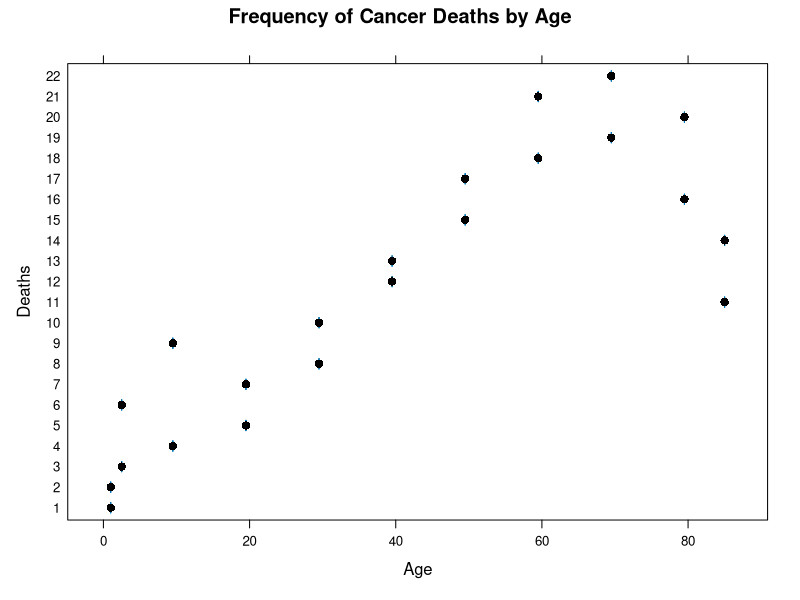
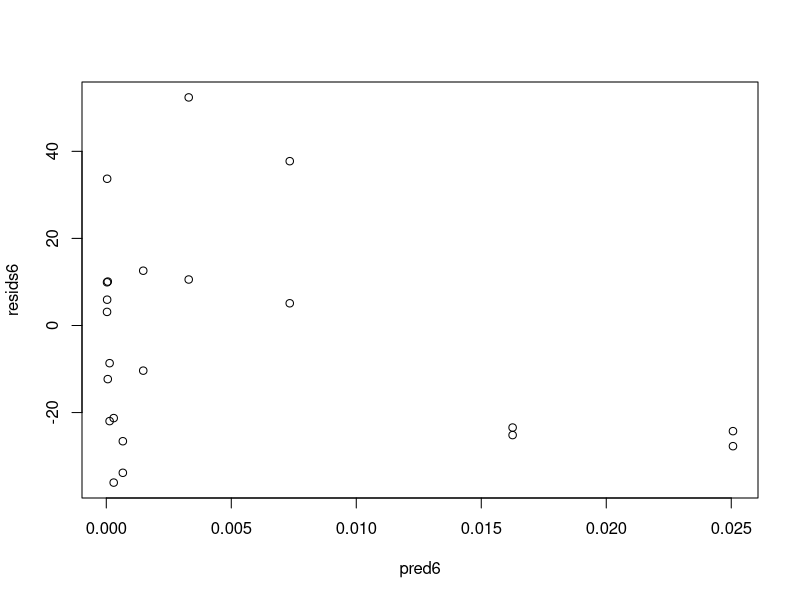
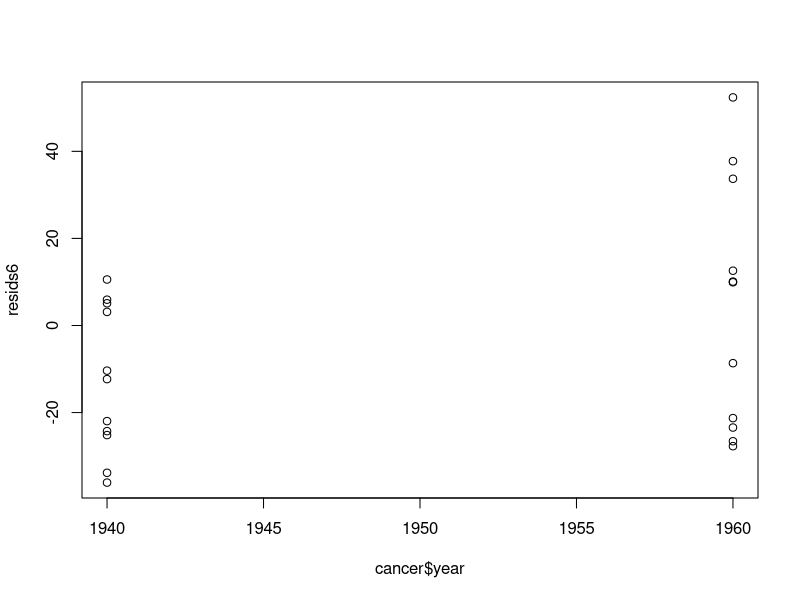
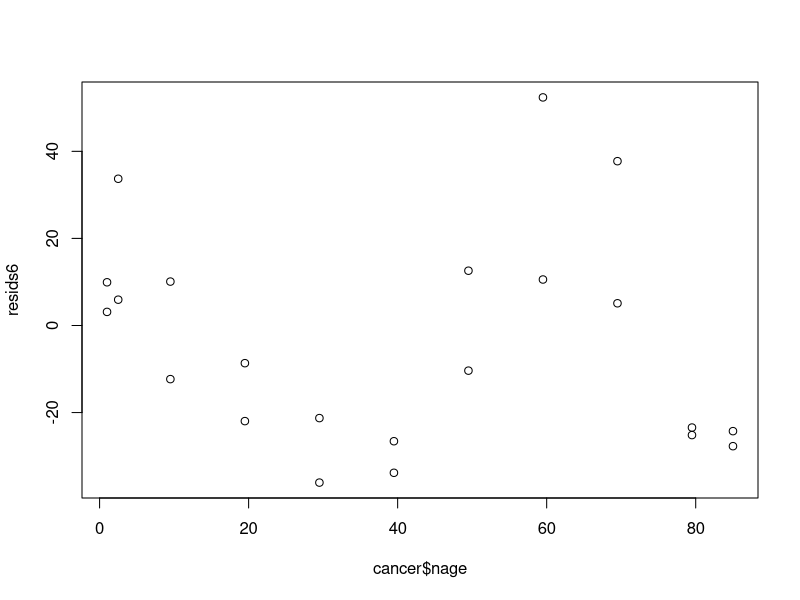
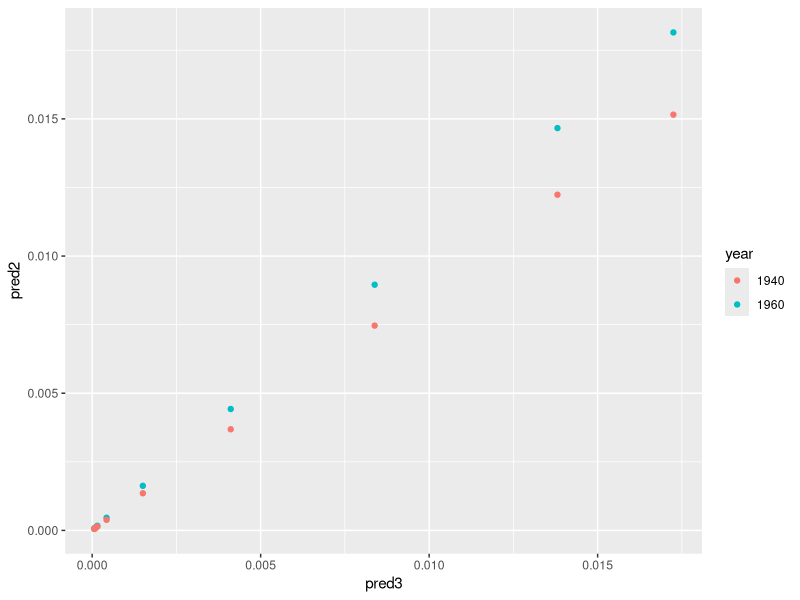
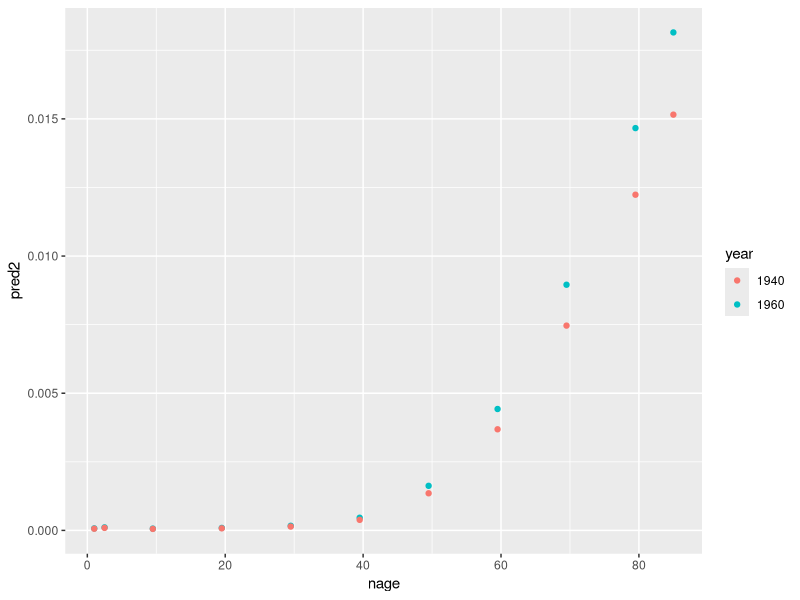
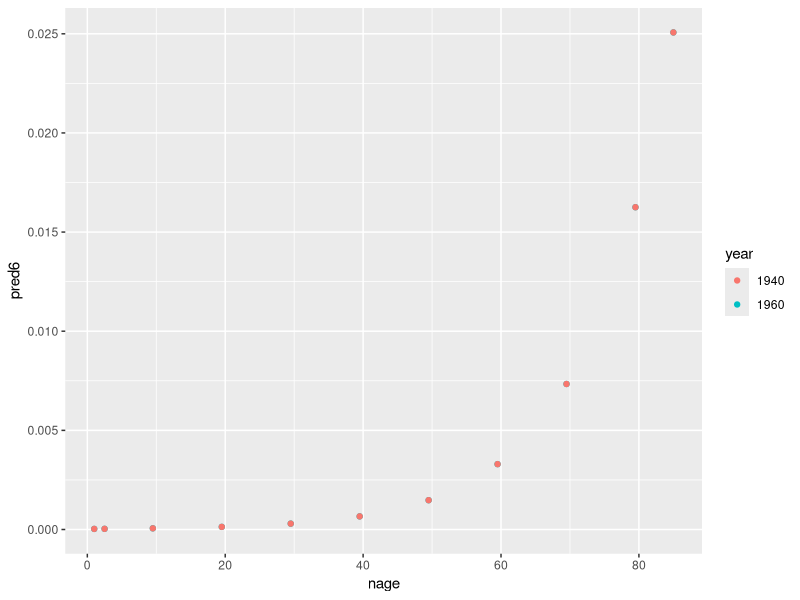

Here is the R script that generated these plots, in order:
## ---- chunk 1
library(ggplot2)
library(lattice)
library(ggplot2)
library(knitr, markdown)
library(reshape, reshape2)
## ---- chunk 2
# read in raw data
cancerog <- read.table(text="
<1	141	1,784,033	45	906,897
1-4	926	7,065,148	201	3,794,573
5-14	1,253	15,658,730	320	10,003,544
15-24	1,080	10,482,916	670	10,629,526
25-34	1,869	9,939,972	1,126	9,465,330
35-44	4,891	10,563,872	3,160	8,249,558
45-54	14,956	9,114,202	9,723	7,294,330
55-64	30,888	6,850,263	17,935	5,022,499
65-74	41,725	4,702,482	22,179	2,920,220
75-84	26,501	1,874,619	13,461	1,019,504
85+	5,928	330,915	2,238	142,532
", sep="\t")

# reform the data to have year be one variable
age <- cancerog[,1]
age1 <- rep(age,each=2)
year60 <- t(rep("1960",11))
year40 <- t(rep("1940", 11))
year <- rbind(t(year60),t(year40))
canc1960 <- cancerog[,c(2,3)]
names(canc1960) <- c("deaths", "pop")
canc1940 <- cancerog[,c(4,5)]
names(canc1940) <- c("deaths", "pop")
cancer2 <- rbind(canc1960,canc1940)
cancer <- cbind(age, cancer2,year)
cancer$deaths <- as.numeric(gsub(",","",cancer$deaths))
cancer$pop <- as.numeric(gsub(",","",cancer$pop))
cancer$age <- rep(c("<1","1-4","5-14","15-24","25-34","35-44","45-54","55-64","65-74","75-84","85+"),2)
cancer$nage <- rep(c(1,2.5,9.5,19.5,29.5,39.5,49.5,59.5,69.5,79.5,85),2)
cancerog1 <- cancer[,-c(5,6)]
## ---- chunk 3

# write(t(cancerog1), ncolumns = 4, file="cancer.txt", sep=" ")
## ---- chunk 4
kable(cancerog1, caption="US Cancer Mortality Rates", align=c("c","c"))
## ---- chunk 5

bwplot(deaths~nage, data=cancer, xlab="Age", ylab="Deaths", main="Frequency of Cancer Deaths by Age")
## ---- chunk 6
# aov for poisson
anova(lm(deaths~pop+age+year, data=cancer))
# anova(lm(log(deaths)~age+year,weights = pop, data=cancer))
# anova(lm(log(deaths)~age+year,weights = deaths, data=cancer))
# anova(lm(deaths/pop~age+year,data=cancer))
# anova(lm(asin(sqrt(deaths/pop))~age+year,data=cancer))
## ---- chunk 7
# if year is significant, talk about why

glm1 <- glm(cbind(deaths,pop-deaths)~age*year,data=cancer, family=binomial) # saturated model, no residual dfs
anova(glm1)
1-514/488776 #99.9% of variability is being explained by age and year 
1-2066/488776 #99.6% of variability is explained by age
## ---- chunk 8
# could make function (for poisson vs binomial/logit)
glm2 <- glm(cbind(deaths,pop-deaths)~age+year,data=cancer,family=binomial) # year last b/c it's smaller when doing step down, no interaction
anova(glm2)
pred2 <- predict(glm2,type="response") # probabilities from binomial, predicted counts
glm3 <- glm(cbind(deaths,pop-deaths)~age,data=cancer,family=binomial)
pred3 <- predict(glm3,type="response")
pred2 - pred3
glm4 <- glm(cbind(deaths,pop-deaths)~nage+age,data=cancer,family=binomial)
anova(glm4)
1-12808/488776
cancer$nage2 <- cancer$nage^2
glm5 <- glm(cbind(deaths,pop-deaths)~nage+nage2+age,data=cancer,family=binomial)
anova(glm5)
glm6 <- glm(cbind(deaths,pop-deaths)~nage,data=cancer,family=binomial)
anova(glm6)
pred6 <- predict(glm6,type="response")
## ---- chunk 9
# plot predicted versus residuals
# is this a continuous or categorical variable?
resids6 <- residuals(glm6)
plot(pred6, resids6)

# plot resids against each x
plot(cancer$year,resids6) # predicted value is a linear combination
plot(cancer$nage, resids6)
## ---- chunk 10
newcancer <- cbind(cancer,pred2,pred3)
ggplot(newcancer,aes(x=pred3,y=pred2,color=year))+geom_point()
ggplot(newcancer,aes(x=nage,y=pred2,color=year))+geom_point()
ggplot(newcancer,aes(x=nage,y=pred6,color=year))+geom_point()
pred6*100000 # expect 3 deaths if age <1 out of 100,000
## ---- chunk 11
# count tables
xtabs(formula=cbind(deaths,pop)~year,data=cancer)
xtabs(formula=cbind(deaths,pop)~age,data=cancer) # if all variation explained by not having year
